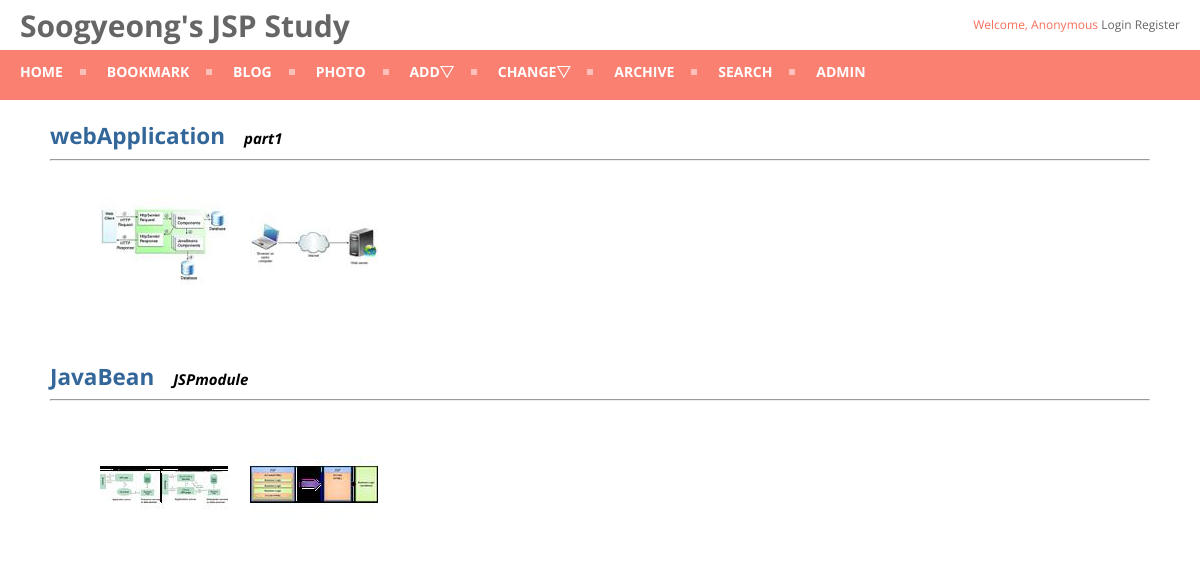
The app's page /photo/ with its own data.
### photo/models.py (models this page shows, shortened)
@python_2_unicode_compatible
class Album(models.Model):
    name = models.CharField(max_length=50)
    description = models.CharField('One Line Description', max_length=100, blank=True)
    class Mete:
        ordering = ['name']

class Photo(models.Model):
    album = models.ForeignKey('Album',on_delete=models.CASCADE,)
    title = models.CharField(max_length=50)
    image = ThumbnailImageField(upload_to='photo/%Y/%m')
    description = models.TextField('Photo Description', blank=True)
    upload_date = models.DateTimeField('Upload Date', auto_now_add=True)
    class Meta:
        ordering = ['title']
    def get_absolute_url(self):
        return reverse('photo:photo_detail', args=(self.id,))

### photo/views.py (the view)
class AlbumLV(ListView):
    model = Album

### photo/fields.py (called while the page is built)
def _add_thumb(s):
    parts = s.split(".")
    parts.insert(-1, "thumb")
    if parts[-1].lower() not in ['jpeg', 'jpg']:
        parts[-1] = 'jpg'
    return ".".join(parts)

    def _get_thumb_url(self):
        return _add_thumb(self.url)

### photo/templates/photo/album_list.html (shortened to what this page needs)
{% extends "base.html" %}
{% load staticfiles %}
{% block extrastyle %}{% static "photo/photo.css" %}{% endblock %}
{% block content %}
<div id="content">
    {% for item in object_list %}
    <div class="clear_float">
        <h2 style="display:inline"><a href="{% url 'photo:album_detail' item.id %}">{{ item.name }}</a></h2>
        &emsp;<b><i>{{ item.description }}</i></b>
    </div>
    <hr>
    <div class="album-list">
        {% for photo in item.photo_set.all|slice:":5" %}
        <div class="album-list-photo">
            <a href="{{ photo.get_absolute_url }}">
                <img src="{{ photo.image.thumb_url }}" alt="thumbnail">
            </a>
        </div>
        {% endfor %}
    </div>
    {% endfor %}
</div>
{% endblock %}

### static/css/base.css (style rules this page uses)
body { margin:0px; font-family: 'Open Sans', sans-serif; font-size:15px; }
div#content { position: absolute; top: 90px; left: 50px; right: 50px; }
a:link, a:visited { color: #369; text-decoration: none; }

### photo/static/photo/photo.css (style rules this page uses)
div.album-list { margin: 20px 50px; }
div.album-list-photo { float: left; width: 150px; height: 180px; }
div.clear_float { margin-top: 30px; clear: both; }

### records on screen
Album: name "webApplication", description "part1"
Photo: shows a picture
Photo: shows a picture
Album: name "JavaBean", description "JSPmodule"
Photo: shows a picture
Photo: shows a picture
